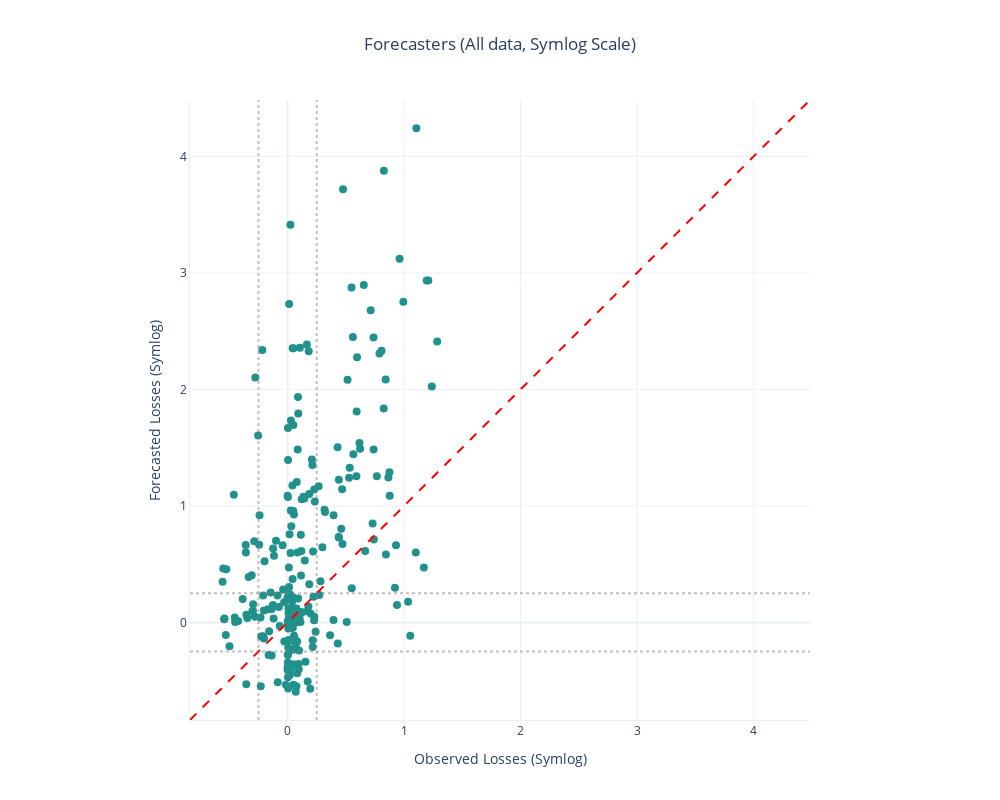

Notebook cell for this chart:
### Code cell
def symlog_transform(value, linthresh=1e-2, linscale=1):
    """ Approximate symlog transform function.
        - linthresh: The threshold where we switch from linear to log scale
        - linscale: Controls how steep the linear region should be
    """
    sign = np.sign(value)
    abs_value = np.abs(value)
    
    # Handle zeros explicitly to avoid divide by zero
    log_region = np.where(abs_value > 0, np.log10(abs_value), 0)
    
    # Linear region scaling for small values
    linear_region = linscale * abs_value

    # Use the log scaling when abs_value > linthresh
    return sign * np.where(abs_value > linthresh, log_region, linear_region)


# Filter data for raw_forecasts and inferer_losses
forecasts = raw_fore_inf_df[raw_fore_inf_df['metric_name'] == 'rawforecasts']
losses = raw_fore_inf_df[raw_fore_inf_df['metric_name'] == 'infererlosses']

# Group by epoch and address
grouped = forecasts.groupby(['epoch', 'address'])['metric_value'].mean().reset_index()
grouped = grouped.merge(losses.groupby(['epoch', 'address'])['metric_value'].mean().reset_index(), 
                        on=['epoch', 'address'], suffixes=('_forecast', '_loss'))

# Apply symlog transformation to both the forecast and loss data
linthresh = 0.25  # Threshold for linear region
grouped['symlog_forecast'] = symlog_transform(grouped['metric_value_forecast'], linthresh=linthresh)
grouped['symlog_loss'] = symlog_transform(grouped['metric_value_loss'], linthresh=linthresh)

# Create the scatter plot with symlog-transformed data
fig = go.Figure()

# Add scatter points for forecasts vs losses
teal_color = '#21918c'  # Teal color from Viridis

fig.add_trace(go.Scatter(
    x=grouped['symlog_loss'], 
    y=grouped['symlog_forecast'], 
    mode='markers',
    marker=dict(size=8, color=teal_color),  # Set all points to teal color
    name='',
    text=grouped['epoch'],  # Add epoch as text for hover
    hovertemplate='<b>Symlog Loss:</b> %{x}<br><b>Symlog Forecast:</b> %{y}<br><b>Epoch:</b> %{text}<extra></extra>'  # Custom hover template
))

# Calculate min and max values for symlog-transformed data
min_value = min(grouped['symlog_loss'].min(), grouped['symlog_forecast'].min())
max_value = max(grouped['symlog_loss'].max(), grouped['symlog_forecast'].max())

# Expand the range slightly to prevent cutoff
padding = (max_value - min_value) * 0.05  # 5% padding
min_value_with_padding = min_value - padding
max_value_with_padding = max_value + padding

# Add y=x reference line (from min to max in symlog space)
fig.add_trace(go.Scatter(
    x=[min_value_with_padding, max_value_with_padding],
    y=[min_value_with_padding, max_value_with_padding],
    mode='lines',
    name='y=x',
    line=dict(color='red', dash='dash')
))

# Update layout with symlog scales and hoverlabel styling
fig.update_layout(
    xaxis_title='Observed Losses (Symlog)',
    yaxis_title='Forecasted Losses (Symlog)',
    title='Forecasters (All data, Symlog Scale)',
    title_x=0.5,
    height=800,
    width=1000,
    template="plotly_white",
    hovermode="closest",
    spikedistance=-1,
    xaxis=dict(
        showspikes=True,
        spikemode='across',
        spikesnap='cursor',
        spikethickness=1,
        showline=True,
        showgrid=True,
        spikedash="dot",
        spikecolor="grey",
        range=[min_value_with_padding, max_value_with_padding],  # Apply padded range for the x-axis
        scaleanchor='y',  # Link the scale of the x-axis to the y-axis
        constrain='domain',  # Ensure the x-axis is constrained to this range
    ),
    yaxis=dict(
        showspikes=True,
        spikemode='across',
        spikesnap='cursor',
        spikethickness=1,
        showline=True,
        showgrid=True,
        spikedash="dot",
        spikecolor="grey",
        range=[min_value_with_padding, max_value_with_padding],  # Apply padded range for the y-axis
        scaleratio=1  # Ensure that the ticks on the y-axis are consistent with the x-axis
    ),
    hoverlabel=dict(
        bgcolor="rgba(255, 255, 255, 0.7)",  # Semi-transparent white hover box background
        bordercolor="rgba(0, 0, 0, 0)",      # Remove the border
        font=dict(
            color='black',  # Set font color to black
            size=12,
            family="Arial"
        )
    ),
    shapes=[
        # Vertical line at +linthresh (x-axis)
        dict(
            type="line",
            x0=linthresh,
            y0=min_value_with_padding,
            x1=linthresh,
            y1=max_value_with_padding,
            line=dict(color="grey", dash="dot"),
            opacity=0.5  # Set opacity for the shape here
        ),
        # Vertical line at -linthresh (x-axis)
        dict(
            type="line",
            x0=-linthresh,
            y0=min_value_with_padding,
            x1=-linthresh,
            y1=max_value_with_padding,
            line=dict(color="grey", dash="dot"),
            opacity=0.5  # Set opacity for the shape here
        ),
        # Horizontal line at +linthresh (y-axis)
        dict(
            type="line",
            x0=min_value_with_padding,
            y0=linthresh,
            x1=max_value_with_padding,
            y1=linthresh,
            line=dict(color="grey", dash="dot"),
            opacity=0.5
        ),
        # Horizontal line at -linthresh (y-axis)
        dict(
            type="line",
            x0=min_value_with_padding,
            y0=-linthresh,
            x1=max_value_with_padding,
            y1=-linthresh,
            line=dict(color="grey", dash="dot"),
            opacity=0.5
        )
    ],
    showlegend=False  # Disable the legend
)

# Show the plot
fig.show()

### Figure 1 — Plotly figure (JSON) as saved in the notebook; plotly's stock layout.template omitted (floating-point values rounded to 4 significant figures; data arrays with more than 128 entries replaced by an {"elided": "..."} marker saying what was removed)
{"data": [{"hovertemplate": "<b>Symlog Loss:</b> %{x}<br><b>Symlog Forecast:</b> %{y}<br><b>Epoch:</b> %{text}<extra></extra>", "marker": {"color": "#21918c", "size": 8}, "mode": "markers", "name": "", "text": {"elided": "245 int values"}, "type": "scatter", "x": {"elided": "245 float values"}, "y": {"elided": "245 float values"}}, {"line": {"color": "red", "dash": "dash"}, "mode": "lines", "name": "y=x", "type": "scatter", "x": [-0.8377, 4.484], "y": [-0.8377, 4.484]}], "layout": {"height": 800, "hoverlabel": {"bgcolor": "rgba(255, 255, 255, 0.7)", "bordercolor": "rgba(0, 0, 0, 0)", "font": {"color": "black", "family": "Arial", "size": 12}}, "hovermode": "closest", "shapes": [{"line": {"color": "grey", "dash": "dot"}, "opacity": 0.5, "type": "line", "x0": 0.25, "x1": 0.25, "y0": -0.8377, "y1": 4.484}, {"line": {"color": "grey", "dash": "dot"}, "opacity": 0.5, "type": "line", "x0": -0.25, "x1": -0.25, "y0": -0.8377, "y1": 4.484}, {"line": {"color": "grey", "dash": "dot"}, "opacity": 0.5, "type": "line", "x0": -0.8377, "x1": 4.484, "y0": 0.25, "y1": 0.25}, {"line": {"color": "grey", "dash": "dot"}, "opacity": 0.5, "type": "line", "x0": -0.8377, "x1": 4.484, "y0": -0.25, "y1": -0.25}], "showlegend": false, "spikedistance": -1, "title": {"text": "Forecasters (All data, Symlog Scale)", "x": 0.5}, "width": 1000, "xaxis": {"constrain": "domain", "range": [-0.8377, 4.484], "scaleanchor": "y", "showgrid": true, "showline": true, "showspikes": true, "spikecolor": "grey", "spikedash": "dot", "spikemode": "across", "spikesnap": "cursor", "spikethickness": 1, "title": {"text": "Observed Losses (Symlog)"}}, "yaxis": {"range": [-0.8377, 4.484], "scaleratio": 1, "showgrid": true, "showline": true, "showspikes": true, "spikecolor": "grey", "spikedash": "dot", "spikemode": "across", "spikesnap": "cursor", "spikethickness": 1, "title": {"text": "Forecasted Losses (Symlog)"}}}}
